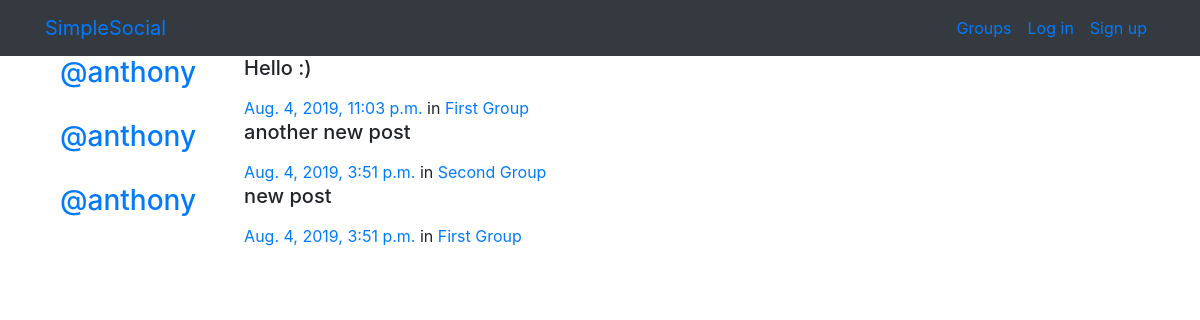
Screenshot of /posts/by/anthony/ with the database file from the repository.
### posts/models.py (models this page shows, shortened)
class Post(models.Model):
    user = models.ForeignKey(User, related_name="posts",on_delete=models.CASCADE)
    created_at = models.DateTimeField(auto_now=True)
    message = models.TextField()
    message_html = models.TextField(editable=False)
    group = models.ForeignKey(Group, related_name="posts",null=True, blank=True,on_delete=models.CASCADE)
    class Meta:
        ordering = ["-created_at"]
        unique_together = ["user", "message"]

### groups/models.py (models this page shows, shortened)
class Group(models.Model):
    name = models.CharField(max_length = 255, unique = True)
    slug = models.SlugField(allow_unicode=True, unique = True)
    description = models.TextField(blank=True,default= '')
    description_html = models.TextField(editable=False, default='',blank=True )
    members = models.ManyToManyField(User, through= 'GroupMember')
    class Meta:
        ordering = ['name']

### posts/views.py (the view)
# urls.py: path("by/<username>/",views.UserPosts.as_view(),name="for_user"),
class UserPosts(ListView):
    model = Post
    template_name = 'posts/user_post_list.html'
    def get_queryset(self):
        try:
            self.post_user = User.objects.prefetch_related('posts').get(username__iexact=self.kwargs.get('username'))
        except User.DoesNotExist:
            raise Http404
        else:
            return self.post_user.posts.all()
    def get_context_data(self, **kwargs):
        context = super().get_context_data(**kwargs)
        context['post_user'] = self.post_user
        return context

### posts/templates/posts/user_post_list.html (shortened to what this page needs)
{% extends "posts/post_base.html" %}
{% block post_content %}
<div class="col-md-8">
	{% for post in post_list %}
		{% include "posts/_post.html" %}
	{% endfor %}
</div>
{% endblock %}

### posts/templates/posts/_post.html (shortened to what this page needs)
    <div class="media">
        <h3 class="mr-5"><a href="{% url 'posts:for_user' username=post.user.username %}">@{{ post.user.username }}</a></h3>
        <div class="media-body">
            <h5>{{ post.message_html|safe }}</h5>
                <time class="time"><a href="{% url 'posts:single' username=post.user.username pk=post.pk %}">{{ post.created_at }}</a></time>
                {% if post.group %}
                <span class="group-name">in <a href="{% url 'groups:single' slug=post.group.slug %}">{{ post.group.name }}</a></span>
                {% endif %}
        </div>
    </div>

### rows the page displays
Post: user.username "anthony", message_html "Hello :)", created_at "Aug. 4, 2019, 11:03 p.m.", group.name "First Group"
Post: user.username "anthony", message_html "another new post", created_at "Aug. 4, 2019, 3:51 p.m.", group.name "Second Group"
Post: user.username "anthony", message_html "new post", created_at "Aug. 4, 2019, 3:51 p.m.", group.name "First Group"
